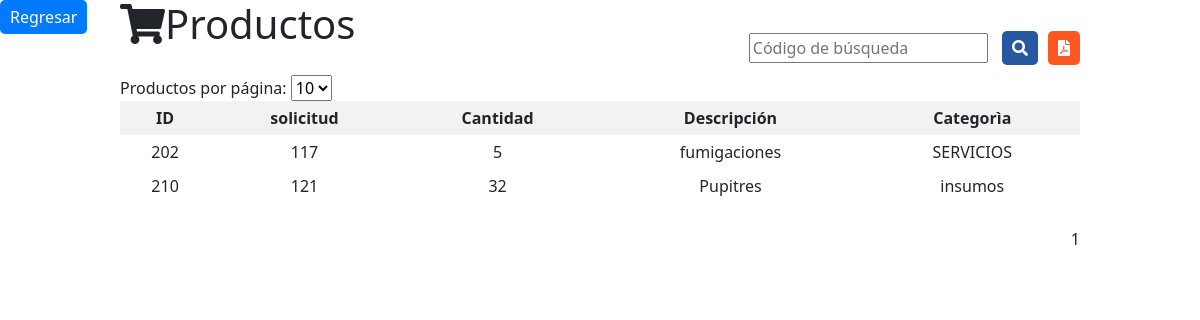
The page /views/productos.php (signed in) on the database as committed earlier.
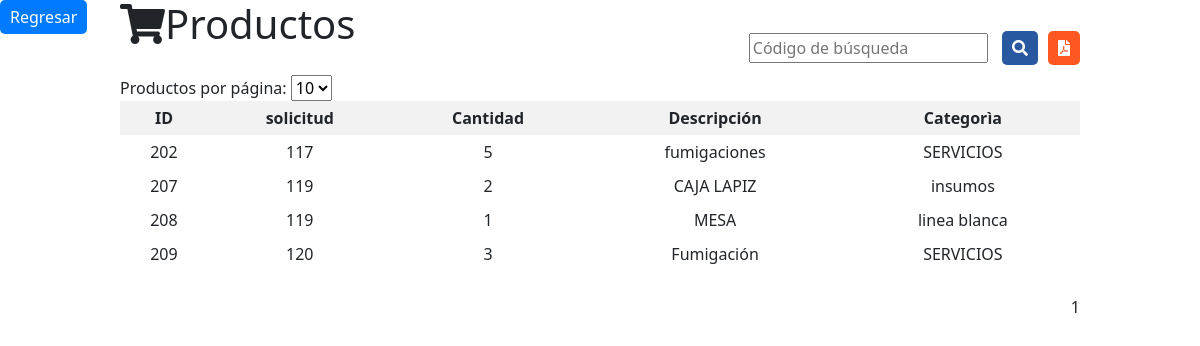
The same page on the database as committed later.
### tables this page shows
CREATE TABLE `tbl_productos` (
  `id` int(11) NOT NULL AUTO_INCREMENT,
  `id_solicitud` int(11) NOT NULL,
  `cantidad` varchar(200) NOT NULL,
  `descripcion` text DEFAULT NULL,
  `categoria` int(11) NOT NULL,
  `creado_por` varchar(30) DEFAULT NULL,
  `fecha_creacion` date NOT NULL,
  `modificado_por` varchar(30) DEFAULT NULL,
  `fecha_modificacion` date NOT NULL,
  PRIMARY KEY (`id`),
  KEY `fk_tbl_solicitudes_id_solicitud_tbl_productos` (`id_solicitud`),
  KEY `fk_tbl_categorias_categoria_tbl_productos` (`categoria`) USING BTREE,
  CONSTRAINT `fk_tbl_solicitudes_tbl_productos` FOREIGN KEY (`id_solicitud`) REFERENCES `tbl_solicitudes` (`id`) ON DELETE CASCADE ON UPDATE CASCADE
);

CREATE TABLE `tbl_categorias` (
  `id` int(11) NOT NULL AUTO_INCREMENT,
  `categoria` varchar(50) NOT NULL,
  `creado` varchar(50) NOT NULL,
  `fecha_creacion` timestamp NOT NULL DEFAULT current_timestamp() ON UPDATE current_timestamp(),
  `fecha_modificacion` timestamp NOT NULL DEFAULT current_timestamp(),
  `modificado` varchar(30) NOT NULL,
  PRIMARY KEY (`id`)
);

### views/productos.php (the view, shortened to what this page needs)
<?php
include("../views/conexion.php");
$resultsPerPage = isset($_GET['resultsPerPage']) ? intval($_GET['resultsPerPage']) : 10;
$paginaActual = isset($_GET['page']) ? intval($_GET['page']) : 1;
$offset = ($paginaActual - 1) * $resultsPerPage;
$sqlProductos = "SELECT p.id, p.id_solicitud, p.cantidad, p.descripcion, c.categoria
                 FROM tbl_productos p
                 INNER JOIN tbl_categorias c ON p.categoria = c.id
                 LIMIT ?, ?";
$stmt = $conn->prepare($sqlProductos);
$stmt->bind_param("ii", $offset, $resultsPerPage);
$stmt->execute();
$resultProductos = $stmt->get_result();
?>
<!DOCTYPE html>
<html>
<head>
    <link rel="stylesheet" href="../css/estilosProducto.css">
    <link href="https://cdn.jsdelivr.net/npm/bootstrap@5.3.0/dist/css/bootstrap.min.css" rel="stylesheet">
    <link rel="stylesheet" href="https://cdnjs.cloudflare.com/ajax/libs/font-awesome/5.15.3/css/all.min.css">
</head>
<body>
    <div class="content">
        <div class="header-container">
           <h1><span class="fas fa-shopping-cart"></span>Productos</h1>
        </div>
        <div class="search-bar" style="margin-top: -25px; margin-bottom: -10px; text-align: right;">
            <form method="GET" action="">
                <input type="text" name="codigo" placeholder="Código de búsqueda">
                <button type="submit" name="buscar"><i class="fas fa-search"></i></button>
            </form>
            <a href="pdf.php" class="pdf-button" target="_blank"><i class="fas fa-file-pdf"></i></a>
        </div>
            <div class="pagination-left">
            <form method="get">
             <label for="resultsPerPage">Productos por página:</label>
               <select name="resultsPerPage" id="resultsPerPage" onchange="this.form.submit()">
                 <option value="10" <?php if ($resultsPerPage == 10) echo "selected"; ?>>10</option>
                </select>
            </form>
        </div>
        <table>
            <tr>
                <th>ID</th>
                <th>solicitud</th>
                <th>Cantidad</th>
                <th>Descripción</th>
                <th>Categorìa</th>
            </tr>
            <?php
            if ($resultProductos) {
            if ($resultProductos->num_rows > 0) {
                while ($rowProducto = $resultProductos->fetch_assoc()) {
                    echo "<tr>";
                    echo "<td>" . $rowProducto["id"] . "</td>";
                    echo "<td>" . $rowProducto["id_solicitud"] . "</td>";
                    echo "<td>" . $rowProducto["cantidad"] . "</td>";
                    echo "<td>" . $rowProducto["descripcion"] . "</td>";
                    echo "<td>" . $rowProducto["categoria"] . "</td>";
                    echo "</tr>";
                }
            } else {
                echo "<tr><td colspan='5'>No se encontraron productos</td></tr>";
            }
        } else {
            echo "Error en la consulta SQL: " . $conn->error;
        }
            ?>
        </table>
        <br>
       <div class="pagination pagination-links">
          <?php
               echo "<span>$paginaActual</span>";
            ?>
        </div>
   </div>
    <button class="styled-button"
    onclick="window.location.href='../admin/administrar.php'"
    style="background-color: #007bff; color: #fff; padding: 5px 10px; border: none; border-radius: 5px; cursor: pointer; float: left;">Regresar</button>
</body>
</html>

Rows that differ between the two databases and show on the page:
removed tbl_productos: id "210", id_solicitud "121", cantidad "32", descripcion "Pupitres", tbl_categorias.categoria "insumos"
added tbl_productos: id "207", id_solicitud "119", cantidad "2", descripcion "CAJA LAPIZ", tbl_categorias.categoria "insumos"
added tbl_productos: id "208", id_solicitud "119", cantidad "1", descripcion "MESA", tbl_categorias.categoria "linea blanca"
added tbl_productos: id "209", id_solicitud "120", cantidad "3", descripcion "Fumigación", tbl_categorias.categoria "SERVICIOS"
